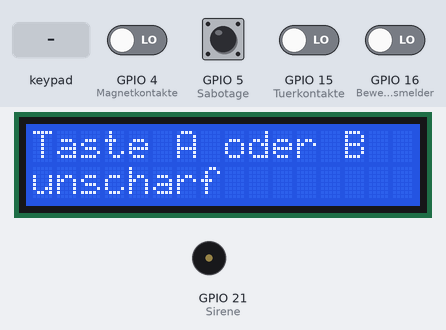
Bench run of a program on a simulated ESP32 board running MicroPython. On the bench: 16×2 character LCD, buzzer (waves = sounding, pin HIGH). The inputs (shaded band) are chosen by the test bench; at power-on: GPIO 5 (Sabotage) HIGH, GPIO 4 (Magnetkontakte), GPIO 15 (Tuerkontakte), GPIO 16 (Bewegungsmelder) LOW. Pins used as bus, display or sensor lines are not drawn; what the program prints to the serial console is not drawn.

Above: at 1.2 s.
1.3 s: key 'A' pressed
At 2.4 s:
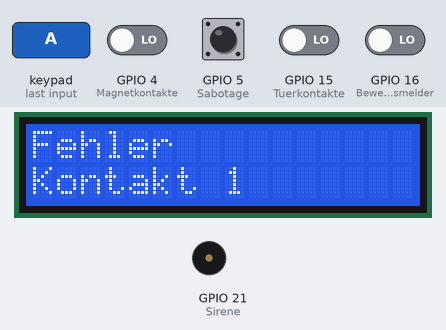
4.3 s: GPIO 16 (Bewegungsmelder) driven HIGH
At 6.4 s:
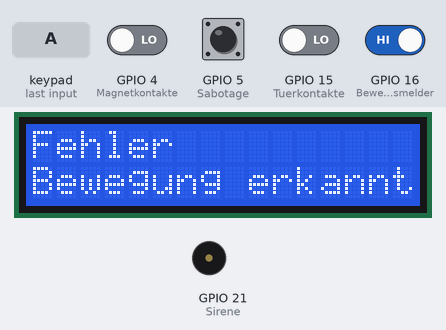
7.3 s: GPIO 5 (Sabotage) pulled LOW for 0.15 s
At 8.3 s:
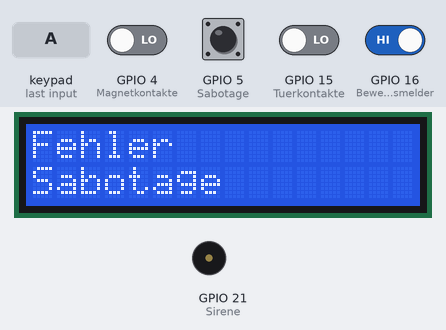
10.4 s: key 'B' pressed
At 11.6 s:
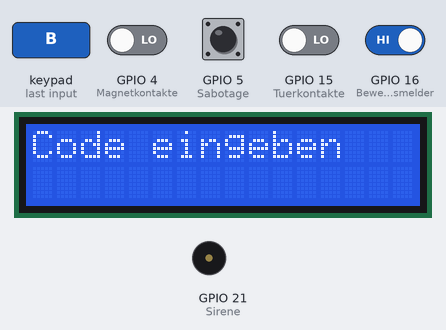
11.9 s: keypad keys 1 2 3 4 pressed 0.4 s apart
At 14.6 s:
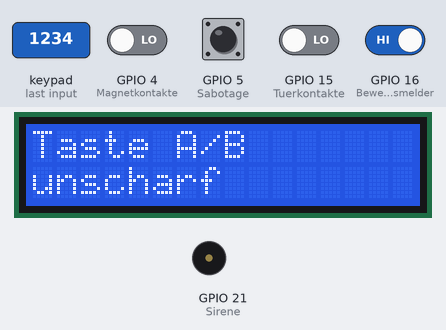
Timing chart, 0 to 16.1 s (numbered marks = the images above; inputs shaded):
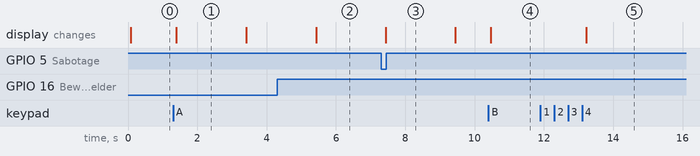

Measured:
- after the input at 1.3 s, the display: changes after 0.10 s (image 1)
- after the input at 4.3 s, the display: changes after 1.1 s (image 2)
- after the input at 7.3 s, the display: changes after 0.14 s (image 3)
- after the input at 10.4 s, the display: changes after 0.07 s (image 4)
- after the input at 11.9 s, the display: changes after 1.3 s (image 5)
- what the display in image 1 shows lasts 2.0 s, from 1.4 s to 3.4 s

The program:

ESP32_Code_V6.py
```python
from machine import Pin, SoftI2C
import time
from DIYables_Pico_Keypad import Keypad
from lib_lcd1602_2004_with_i2c import LCD

# --- PIN KONFIG ---
Magnetkontakte = [Pin(i, Pin.IN) for i in [4]]
Tuerkontakte = [Pin(i, Pin.IN) for i in [15]]
Bewegungsmelder = [Pin(i, Pin.IN) for i in [16]]

Sabotage = Pin(5, Pin.IN, Pin.PULL_UP)  # inverse Logik: 0 = ausgelöst
Sirene = Pin(21, Pin.OUT)

# --- LCD & KEYPAD ---
lcd = LCD(SoftI2C(scl=Pin(9), sda=Pin(8), freq=100000))
lcd.clear()

ROW_PINS = [40, 39, 38, 48]
COLUMN_PINS = [1, 2, 42, 41]
KEYMAP = ['1','2','3','A',
          '4','5','6','B',
          '7','8','9','C',
          '*','0','#','D']
keypad = Keypad(KEYMAP, ROW_PINS, COLUMN_PINS, 4, 4)

# --- ZUSTÄNDE ---
anlage_scharf = False
alarm_aktiv = False
zustand = "IDLE"
code = ""
code_typ = None
previous_key = None
bewegung_zustand_alt = [sensor.value() for sensor in Bewegungsmelder]
sabotage_unscharf_aktiv = False

# --- CODES ---
SCHALTCODE = "1234"
ALARMCODE = "5678"

# --- FUNKTIONEN ---
def lcd_print(text, y=0, x=0):
    lcd.puts(text, y, x)
    print(text)

def alle_kontakte_geschlossen():
    for kontakt in Magnetkontakte + Tuerkontakte:
        if kontakt.value() == 0:
            return False
    for sensor in Bewegungsmelder:
        if sensor.value() == 1:
            return False
    return Sabotage.value() == 1  # bei Pull-Up: 1 = normal, 0 = Sabotage

def fehlerhafte_kontakte():
    for idx, kontakt in enumerate(Magnetkontakte + Tuerkontakte):
        if kontakt.value() == 0:
            lcd.clear()
            lcd_print("Fehler", 0, 0)
            lcd_print(f"Kontakt {idx+1}", 1, 0)
            time.sleep(2)
    for idx, sensor in enumerate(Bewegungsmelder):
        if sensor.value() == 1:
            lcd.clear()
            lcd_print("Fehler", 0, 0)
            lcd_print("Bewegung erkannt", 1, 0)
            time.sleep(2)
    if Sabotage.value() == 0:
        lcd.clear()
        lcd_print("Fehler", 0, 0)
        lcd_print("Sabotage", 1, 0)
        time.sleep(2)

def start_codeeingabe(typ):
    global zustand, code, code_typ
    code = ""
    code_typ = typ
    lcd.clear()
    lcd_print("Code eingeben", 0, 0)
    zustand = "CODE"

def verarbeite_code():
    global zustand, anlage_scharf, alarm_aktiv, code, sabotage_unscharf_aktiv
    if code_typ == "SCHALTEN" and code == SCHALTCODE:
        anlage_scharf = True
        Sirene.value(0)
        sabotage_unscharf_aktiv = False
        lcd.clear()
        lcd_print("Anlage ist", 0, 0)
        lcd_print("scharf", 1, 0)
    elif code_typ == "UNSCHARF":
        if alarm_aktiv and code == ALARMCODE:
            alarm_aktiv = False
            anlage_scharf = False
            Sirene.value(0)
            sabotage_unscharf_aktiv = False
            lcd.clear()
            lcd_print("Alarm aus", 0, 0)
        elif not alarm_aktiv and code == SCHALTCODE:
            anlage_scharf = False
            Sirene.value(0)
            sabotage_unscharf_aktiv = False
            lcd.clear()
            lcd_print("Anlage ist", 0, 0)
            lcd_print("unscharf", 1, 0)
        else:
            lcd.clear()
            lcd_print("Falscher Code", 0, 0)
    else:
        lcd.clear()
        lcd_print("Falscher Code", 0, 0)
    zustand = "IDLE"
    code = ""

def alarm_ueberwachen():
    global alarm_aktiv, bewegung_zustand_alt, sabotage_unscharf_aktiv
    for i, sensor in enumerate(Bewegungsmelder):
        aktuelle_bewegung = sensor.value()
        if not bewegung_zustand_alt[i] and aktuelle_bewegung:
            if anlage_scharf:
                alarm_aktiv = True
                Sirene.value(1)
                lcd.clear()
                lcd_print("ALARM!!!", 0, 0)
                lcd_print("Bewegung", 1, 0)
            else:
                print("Bewegung erkannt im unscharfen Zustand")
            return
        bewegung_zustand_alt[i] = aktuelle_bewegung
    for sensor in Magnetkontakte + Tuerkontakte:
        if sensor.value() == 0:
            if anlage_scharf and not alarm_aktiv:
                alarm_aktiv = True
                Sirene.value(1)
                lcd.clear()
                lcd_print("ALARM!!!", 0, 0)
                lcd_print("Kontakt", 1, 0)
            elif not anlage_scharf:
                print("Kontakt geöffnet im unscharfen Zustand")
            return
    if Sabotage.value() == 0:
        if anlage_scharf and not alarm_aktiv:
            alarm_aktiv = True
            Sirene.value(1)
            lcd.clear()
            lcd_print("ALARM!!!", 0, 0)
            lcd_print("Sabotage!", 1, 0)
        elif not anlage_scharf and not alarm_aktiv:
            alarm_aktiv = True
            Sirene.value(1)
            lcd.clear()
            lcd_print("SABOTAGE", 0, 0)
            lcd_print("Taste B -> quit", 1, 0)

def main():
    global zustand, code, previous_key
    lcd.clear()
    lcd_print("Taste A oder B", 0, 0)
    lcd_print("unscharf", 1, 0)
    while True:
        key = keypad.get_key()
        if key != previous_key:
            if key is not None:
                print(f"Taste gedrückt: {key}")
                if zustand == "IDLE":
                    if key == "A":
                        if alle_kontakte_geschlossen():
                            start_codeeingabe("SCHALTEN")
                        else:
                            fehlerhafte_kontakte()
                            lcd.clear()
                            lcd_print("Taste A/B", 0, 0)
                            lcd_print("scharf" if anlage_scharf else "unscharf", 1, 0)
                    elif key == "B":
                        start_codeeingabe("UNSCHARF")
                elif zustand == "CODE":
                    if key in "0123456789" and len(code) < 4:
                        code += key
                    if len(code) == 4:
                        verarbeite_code()
                        lcd.clear()
                        lcd_print("Taste A/B", 0, 0)
                        lcd_print("scharf" if anlage_scharf else "unscharf", 1, 0)
        previous_key = key
        alarm_ueberwachen()
        time.sleep(0.1)

if __name__ == "__main__":
    main()
```

DIYables_Pico_Keypad.py
```python
"""
This MicroPython library is designed for Raspberry Pi Pico to make it easy to use with keypad 3x4, keypad 4x4

It is created by DIYables to work with DIYables products, but also work with products from other brands. Please consider purchasing products from [DIYables Store on Amazon](https://amazon.com/diyables) from to support our work.

Product Link:
- [Keypad 3x4](https://diyables.io/products/keypad-3x4)
- [Keypad 4x4](https://diyables.io/products/keypad-4x4)


Copyright (c) 2024, DIYables.io. All rights reserved.

Redistribution and use in source and binary forms, with or without
modification, are permitted provided that the following conditions
are met:

- Redistributions of source code must retain the above copyright
  notice, this list of conditions and the following disclaimer.

- Redistributions in binary form must reproduce the above copyright
  notice, this list of conditions and the following disclaimer in the
  documentation and/or other materials provided with the distribution.

- Neither the name of the DIYables.io nor the names of its
  contributors may be used to endorse or promote products derived from
  this software without specific prior written permission.

THIS SOFTWARE IS PROVIDED BY DIYABLES.IO "AS IS" AND ANY EXPRESS OR
IMPLIED WARRANTIES, INCLUDING, BUT NOT LIMITED TO, THE IMPLIED
WARRANTIES OF MERCHANTABILITY AND FITNESS FOR A PARTICULAR PURPOSE ARE
DISCLAIMED. IN NO EVENT SHALL DIYABLES.IO BE LIABLE FOR ANY DIRECT,
INDIRECT, INCIDENTAL, SPECIAL, EXEMPLARY, OR CONSEQUENTIAL DAMAGES
(INCLUDING, BUT NOT LIMITED TO, PROCUREMENT OF SUBSTITUTE GOODS OR
SERVICES; LOSS OF USE, DATA, OR PROFITS; OR BUSINESS INTERRUPTION)
HOWEVER CAUSED AND ON ANY THEORY OF LIABILITY, WHETHER IN CONTRACT,
STRICT LIABILITY, OR TORT (INCLUDING NEGLIGENCE OR OTHERWISE) ARISING
IN ANY WAY OUT OF THE USE OF THIS SOFTWARE, EVEN IF ADVISED OF THE
POSSIBILITY OF SUCH DAMAGE.
"""

from machine import Pin, Timer
import time

class Keypad:
    def __init__(self, keymap, row_pins, column_pins, num_rows, num_cols):
        self._keymap = keymap
        self._row_pins = [Pin(pin, Pin.IN, Pin.PULL_UP) for pin in row_pins]
        self._column_pins = [Pin(pin, Pin.OUT) for pin in column_pins]
        self._num_rows = num_rows
        self._num_cols = num_cols
        self._prev_key = None
        self._debounce_time = 400  # default value is 300ms
        self._prev_time = 0

        # Set column pins to high
        for col_pin in self._column_pins:
            col_pin.value(1)

    def get_key(self):
        for col_index, col_pin in enumerate(self._column_pins):
            col_pin.value(0)  # Set current column to low
            for row_index, row_pin in enumerate(self._row_pins):
                if not row_pin.value():  # Active low
                    key = self._keymap[row_index * self._num_cols + col_index]
                    current_time = time.ticks_ms()
                    if self._prev_key != key or (self._prev_key == key and time.ticks_diff(current_time, self._prev_time) > self._debounce_time):
                        self._prev_key = key
                        self._prev_time = current_time
                        col_pin.value(1)  # Reset column pin
                        return key
            col_pin.value(1)  # Reset column pin
        return None

    def set_debounce_time(self, time_ms):
        self._debounce_time = time_ms
```
